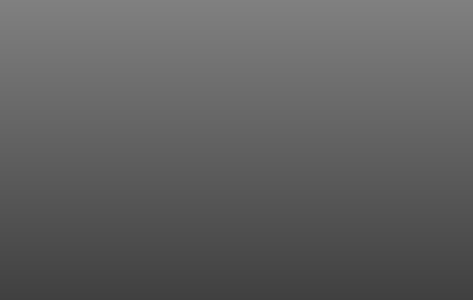
<?xml version="1.0" encoding="UTF-8"?>
<ui version="4.0">
 <class>TitleControl</class>
 <widget class="QWidget" name="TitleControl">
  <property name="geometry">
   <rect>
    <x>0</x>
    <y>0</y>
    <width>473</width>
    <height>300</height>
   </rect>
  </property>
  <property name="styleSheet">
   <string notr="true">.QToolBar,.QWidget {background: qlineargradient(spread:pad, x1:0, y1:0, x2:0, y2:1, stop:0 rgb(128, 128, 128), stop:1 rgb(64, 64, 64))}</string>
  </property>
  <layout class="QHBoxLayout" name="lLayout">
   <property name="spacing">
    <number>0</number>
   </property>
   <property name="margin">
    <number>0</number>
   </property>
  </layout>
 </widget>
 <resources/>
 <connections/>
</ui>
